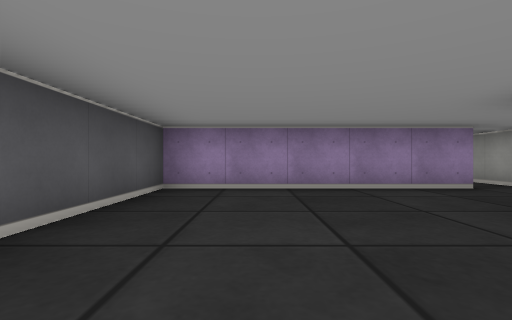
View 1 (above)

22 first-person views from a walk through a cub3D maze. The camera is about half as high as the walls, looks level and sees 85° across. The floor is counted in squares. Each view is taken from the middle of a square. On the plan, view 1 faces up. The plan holds only what a view shows up to about 9 squares ahead; the rest is blank.

View 2
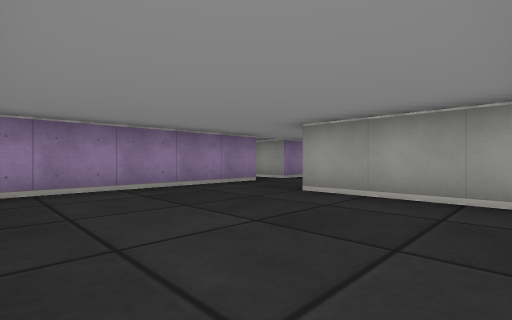

View 3
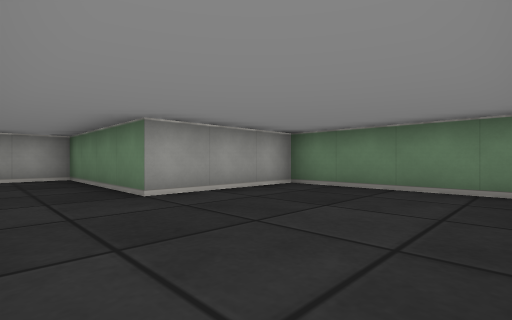

View 4
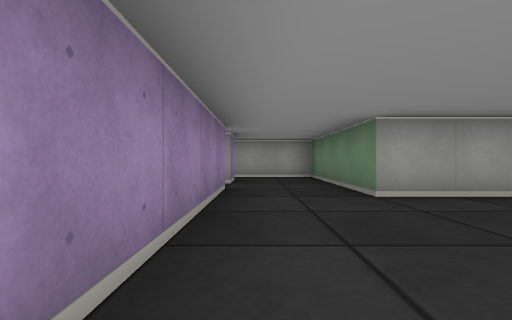

View 5
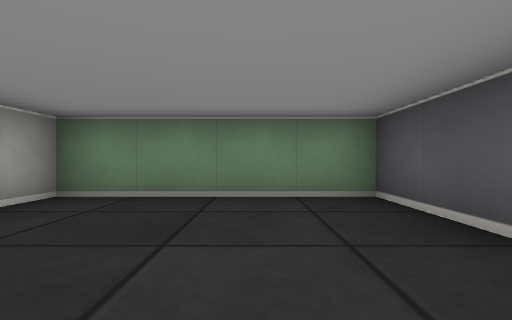

View 6
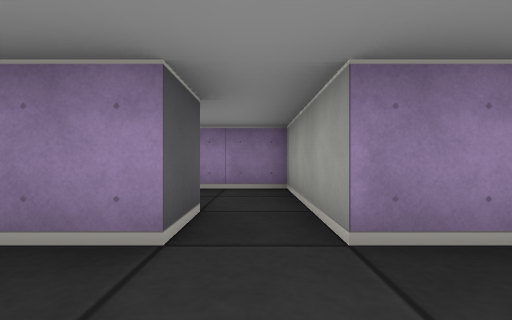

View 7
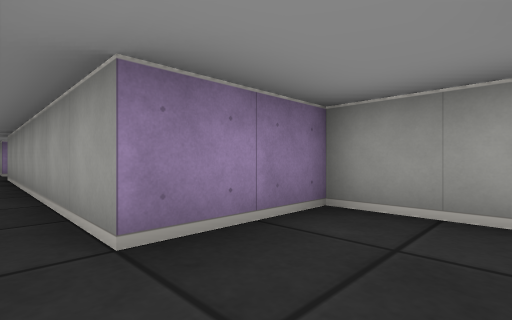

View 8
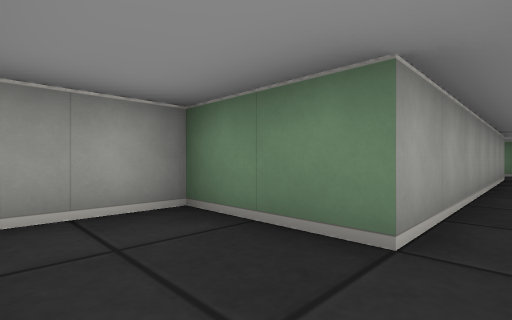

View 9
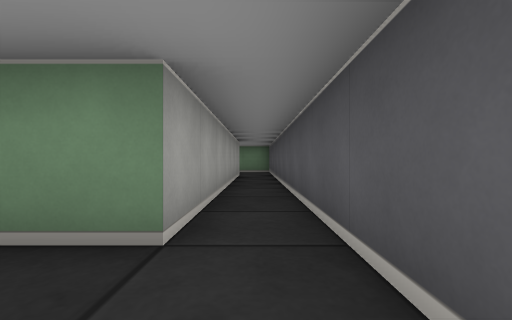

View 10
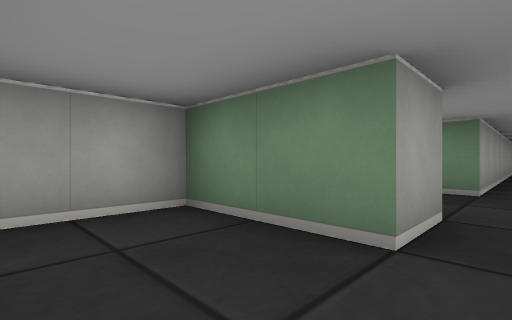

View 11
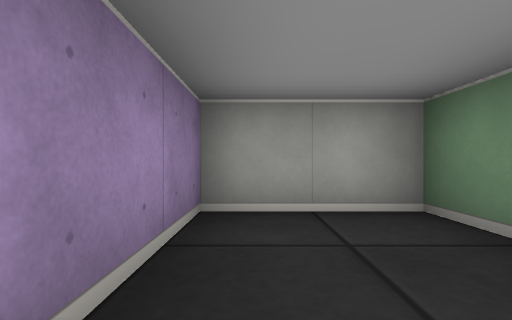

View 12
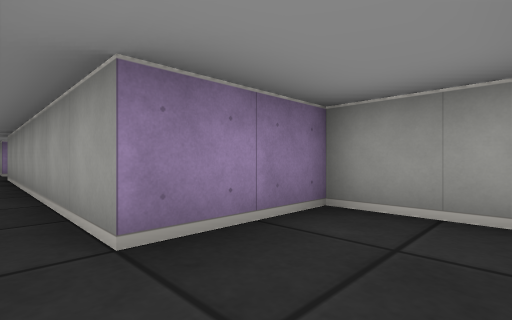

View 13
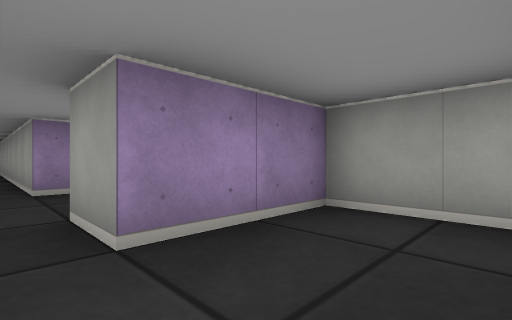

View 14
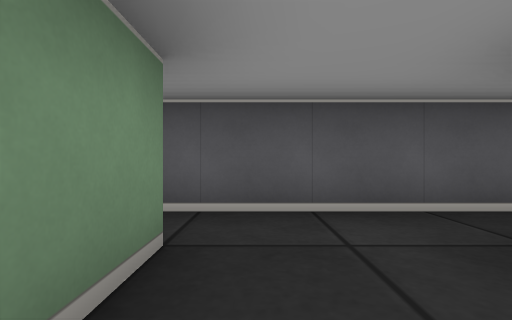

View 15
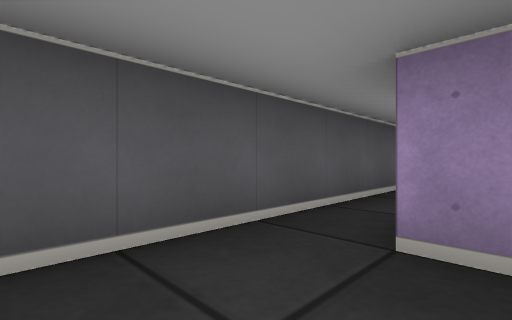

View 16
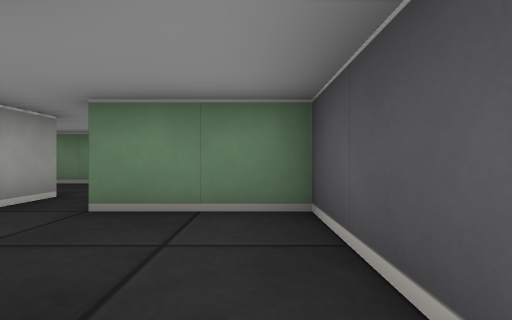

View 17
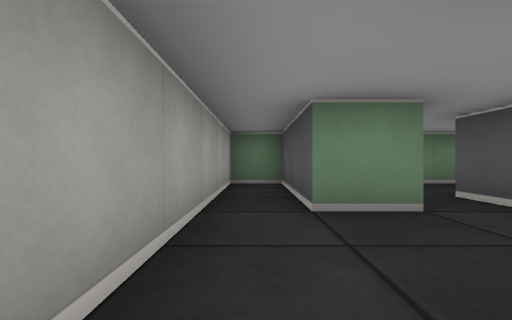

View 18
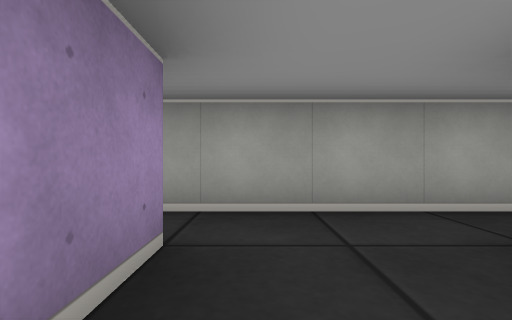

View 19
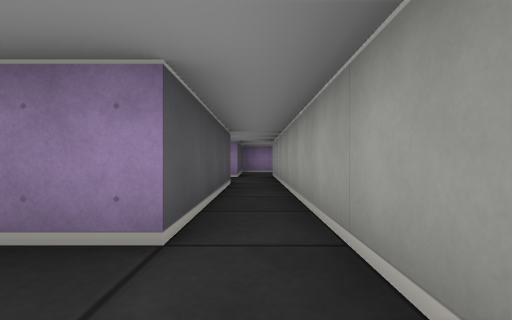

View 20
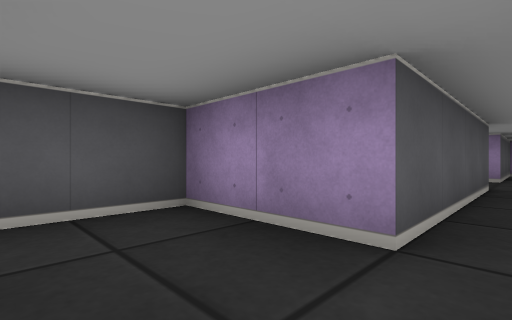

View 21
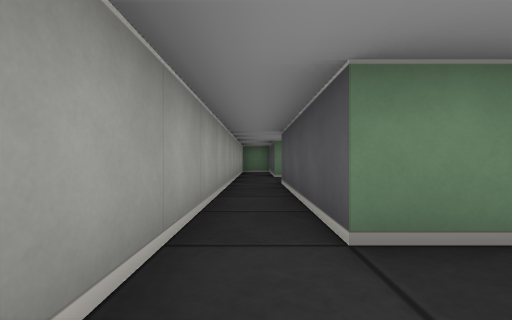

View 22
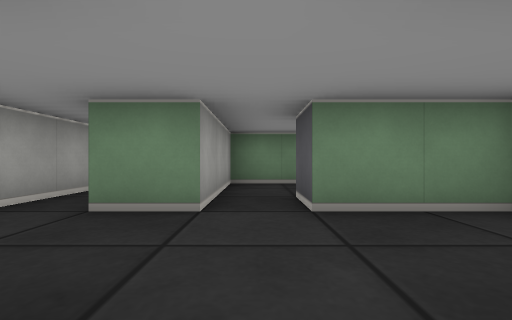

### Floor plan
Key: @ floor where view 1 was taken; # wall or solid block; . floor.
Columns run from 2 left of view 1 to 9 right of it. Each row starts with its distance up from view 1.
 26     .#
 25     .#
 24     .#
 23     .#
 22     .#
 21     .#
 20    #.###
 19    #...#
 18    #...#
 17    #.###
 16    #...# #
 15    #...# #.
 14    #.###.#.#
 13    #.#.....#
 12    #.#.....#
 11    #.###.#.#
 10    #.# ..#.#
  9    #.# ..#.#
  8    #.#####.#
  7    #...#...#
  6    #...#...#
  5 ######.#.#.#
  4 #........#.#
  3 #........#.#
  2 #....#######
  1 #....#
  0 #.@..#
 -1 ######

Where each view was taken, in squares from view 1:
view 1: 0 up, 0 right, facing up
view 2: 0 up, 1 left, facing up-right
view 3: 4 up, 1 left, facing down-right
view 4: 4 up, 1 left, facing right
view 5: 3 up, 0 right, facing down
view 6: 3 up, 4 right, facing up
view 7: 6 up, 2 right, facing up-right
view 8: 16 up, 2 right, facing down-right
view 9: 16 up, 2 right, facing down
view 10: 19 up, 2 right, facing down-right
view 11: 19 up, 2 right, facing right
view 12: 18 up, 2 right, facing up-right
view 13: 15 up, 2 right, facing up-right
view 14: 15 up, 4 right, facing left
view 15: 15 up, 3 right, facing up-left
view 16: 8 up, 2 right, facing down
view 17: 8 up, 8 right, facing down
view 18: 7 up, 6 right, facing right
view 19: 6 up, 8 right, facing up
view 20: 6 up, 8 right, facing up-left
view 21: 13 up, 8 right, facing down
view 22: 14 up, 6 right, facing down
